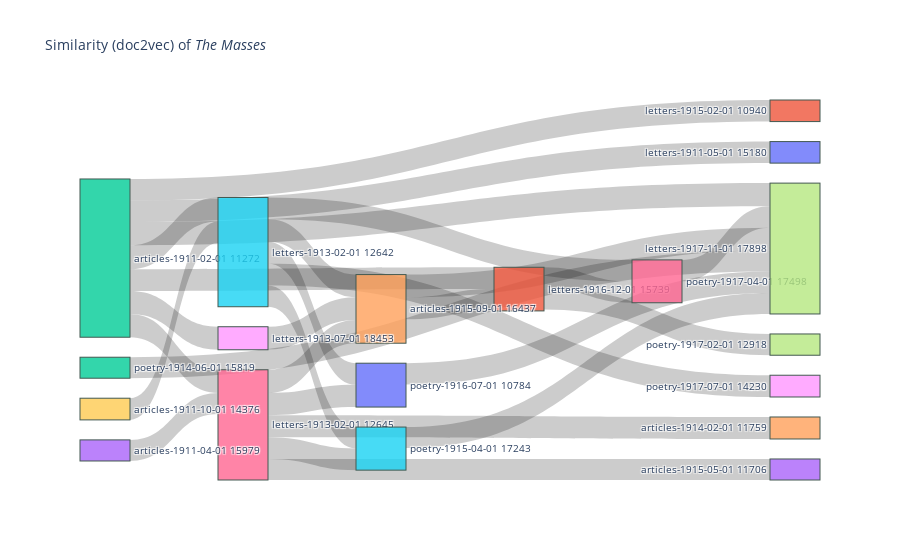

The cell this chart's notebook holds for it:
### Code cell
data_trace = dict(
#     Create Canvas
    type='sankey',
    domain = dict(
      x =  [0,1],
      y =  [0,1]),
    orientation = "h",
    valueformat = ".0f",
    valuesuffix = 'label',
    arrangement = 'freeform', # snap, perpendicular, freeform, fixed
    
#     Create Nodes
    node = dict(
      pad = 20,
      thickness = 50,
      line = dict(
        color = "#435951",
        width = 1
      ),
      label = nodes['label']
    ),
    
#     Create Links
    link = dict(
      source = links["source"],
      target = links["target"],
      value = links["similarity"])
)

layout =  dict(
    title = "Similarity (doc2vec) of <i>The Masses</i>",
    font = dict(
      size = 10),    
)

fig = dict(data=[data_trace], layout=layout)
iplot(fig)

### Figure 1 — Plotly figure (JSON) as saved in the notebook; plotly's stock layout.template omitted (floating-point values rounded to 4 significant figures)
{"data": [{"arrangement": "freeform", "domain": {"x": [0, 1], "y": [0, 1]}, "link": {"source": [5, 6, 18, 5, 6, 11, 5, 11, 5, 2, 13, 5, 6, 2, 14, 2, 2, 9, 6, 6, 0, 2, 12, 14, 15, 16, 2, 2], "target": [14, 14, 14, 0, 0, 7, 16, 16, 8, 6, 6, 15, 15, 11, 11, 18, 5, 5, 3, 4, 17, 17, 17, 17, 17, 17, 1, 10], "value": [0.7576, 0.777, 0.7577, 0.7218, 0.7425, 0.7102, 0.7295, 0.7019, 0.7265, 0.7739, 0.7044, 0.7132, 0.7258, 0.7289, 0.7286, 0.7689, 0.7986, 0.7242, 0.702, 0.7346, 0.715, 0.7748, 0.7009, 0.7638, 0.7004, 0.7153, 0.7206, 0.7193]}, "node": {"label": ["poetry-1916-07-01 10784", "letters-1915-02-01 10940", "articles-1911-02-01 11272", "articles-1915-05-01 11706", "articles-1914-02-01 11759", "letters-1913-02-01 12642", "letters-1913-02-01 12645", "poetry-1917-02-01 12918", "poetry-1917-07-01 14230", "articles-1911-10-01 14376", "letters-1911-05-01 15180", "letters-1916-12-01 15739", "poetry-1914-06-01 15819", "articles-1911-04-01 15979", "articles-1915-09-01 16437", "poetry-1915-04-01 17243", "poetry-1917-04-01 17498", "letters-1917-11-01 17898", "letters-1913-07-01 18453"], "line": {"color": "#435951", "width": 1}, "pad": 20, "thickness": 50}, "orientation": "h", "type": "sankey", "valueformat": ".0f", "valuesuffix": "label"}], "layout": {"font": {"size": 10}, "title": {"text": "Similarity (doc2vec) of <i>The Masses</i>"}}}
